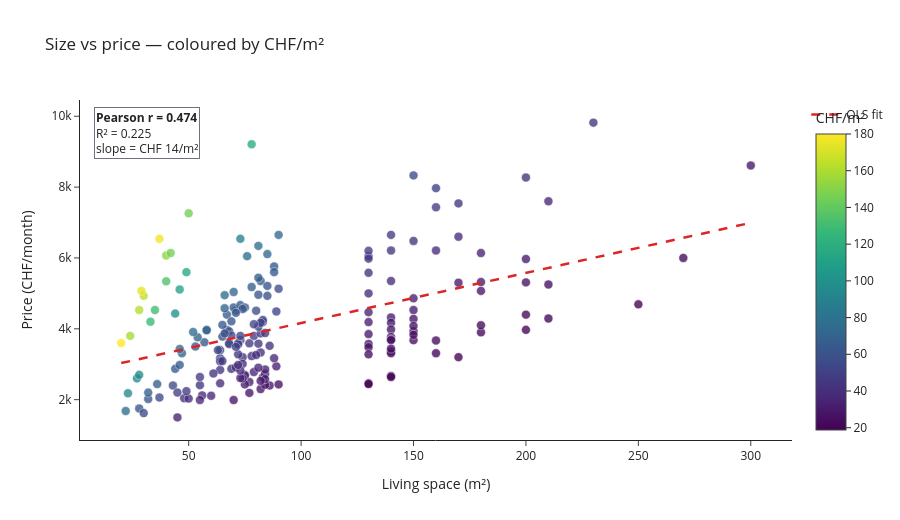

The code cell stored with this chart in its notebook:
### Code cell
from src.visualization import (
    plotly_scatter_size_price, plotly_chf_per_m2_histogram,
    plotly_correlation_heatmap, plotly_geographic_map,
)
plotly_scatter_size_price(df_clean)

### Figure 1 — Plotly figure (JSON) as saved in the notebook; plotly's stock layout.template omitted (floating-point values rounded to 4 significant figures; data arrays with more than 128 entries replaced by an {"elided": "..."} marker saying what was removed)
{"data": [{"customdata": {"elided": "199x4 mixed values"}, "hovertemplate": "size=%{x:.0f}<br>price=%{y:,.0f}<br>city=%{customdata[0]}<br>rooms=%{customdata[1]}<br>chf_per_m2=%{marker.color:.1f}<extra></extra>", "legendgroup": "", "marker": {"color": {"elided": "199 float values"}, "coloraxis": "coloraxis", "line": {"color": "white", "width": 0.5}, "opacity": 0.78, "size": 9, "symbol": "circle"}, "mode": "markers", "name": "", "orientation": "v", "showlegend": false, "type": "scatter", "x": {"elided": "199 float values"}, "xaxis": "x", "y": {"elided": "199 int values"}, "yaxis": "y"}, {"hovertemplate": "price = 2,750 + 14.1 × m²<extra></extra>", "line": {"color": "#DC2626", "dash": "dash", "width": 2.5}, "mode": "lines", "name": "OLS fit", "type": "scatter", "x": [20.0, 22.83, 25.66, 28.48, 31.31, 34.14, 36.97, 39.8, 42.63, 45.45, 48.28, 51.11, 53.94, 56.77, 59.6, 62.42, 65.25, 68.08, 70.91, 73.74, 76.57, 79.39, 82.22, 85.05, 87.88, 90.71, 93.54, 96.36, 99.19, 102.0, 104.8, 107.7, 110.5, 113.3, 116.2, 119.0, 121.8, 124.6, 127.5, 130.3, 133.1, 136.0, 138.8, 141.6, 144.4, 147.3, 150.1, 152.9, 155.8, 158.6, 161.4, 164.2, 167.1, 169.9, 172.7, 175.6, 178.4, 181.2, 184.0, 186.9, 189.7, 192.5, 195.4, 198.2, 201.0, 203.8, 206.7, 209.5, 212.3, 215.2, 218.0, 220.8, 223.6, 226.5, 229.3, 232.1, 234.9, 237.8, 240.6, 243.4, 246.3, 249.1, 251.9, 254.7, 257.6, 260.4, 263.2, 266.1, 268.9, 271.7, 274.5, 277.4, 280.2, 283.0, 285.9, 288.7, 291.5, 294.3, 297.2, 300.0], "y": [3032.0, 3072.0, 3112.0, 3152.0, 3192.0, 3232.0, 3272.0, 3312.0, 3352.0, 3392.0, 3432.0, 3472.0, 3512.0, 3552.0, 3592.0, 3632.0, 3672.0, 3712.0, 3752.0, 3792.0, 3832.0, 3872.0, 3912.0, 3952.0, 3992.0, 4032.0, 4072.0, 4112.0, 4152.0, 4192.0, 4232.0, 4272.0, 4312.0, 4352.0, 4392.0, 4432.0, 4472.0, 4512.0, 4552.0, 4592.0, 4632.0, 4672.0, 4712.0, 4752.0, 4792.0, 4832.0, 4872.0, 4912.0, 4952.0, 4992.0, 5032.0, 5072.0, 5112.0, 5152.0, 5192.0, 5232.0, 5272.0, 5312.0, 5352.0, 5392.0, 5432.0, 5472.0, 5512.0, 5552.0, 5592.0, 5632.0, 5672.0, 5712.0, 5752.0, 5792.0, 5832.0, 5872.0, 5912.0, 5952.0, 5992.0, 6032.0, 6072.0, 6112.0, 6152.0, 6192.0, 6232.0, 6272.0, 6312.0, 6352.0, 6392.0, 6432.0, 6472.0, 6512.0, 6552.0, 6592.0, 6632.0, 6672.0, 6712.0, 6752.0, 6792.0, 6832.0, 6872.0, 6912.0, 6952.0, 6992.0]}], "layout": {"annotations": [{"align": "left", "bgcolor": "rgba(255,255,255,0.92)", "bordercolor": "#6B7280", "borderwidth": 1, "font": {"size": 12}, "showarrow": false, "text": "<b>Pearson r = 0.474</b><br>R² = 0.225<br>slope = CHF 14/m²", "x": 0.02, "xref": "paper", "y": 0.98, "yref": "paper"}], "coloraxis": {"colorbar": {"title": {"text": "CHF/m²"}}, "colorscale": [[0.0, "#440154"], [0.1111, "#482878"], [0.2222, "#3e4989"], [0.3333, "#31688e"], [0.4444, "#26828e"], [0.5556, "#1f9e89"], [0.6667, "#35b779"], [0.7778, "#6ece58"], [0.8889, "#b5de2b"], [1.0, "#fde725"]]}, "height": 520, "legend": {"tracegroupgap": 0}, "title": {"text": "Size vs price — coloured by CHF/m²"}, "xaxis": {"anchor": "y", "domain": [0.0, 1.0], "title": {"text": "Living space (m²)"}}, "yaxis": {"anchor": "x", "domain": [0.0, 1.0], "title": {"text": "Price (CHF/month)"}}}}
